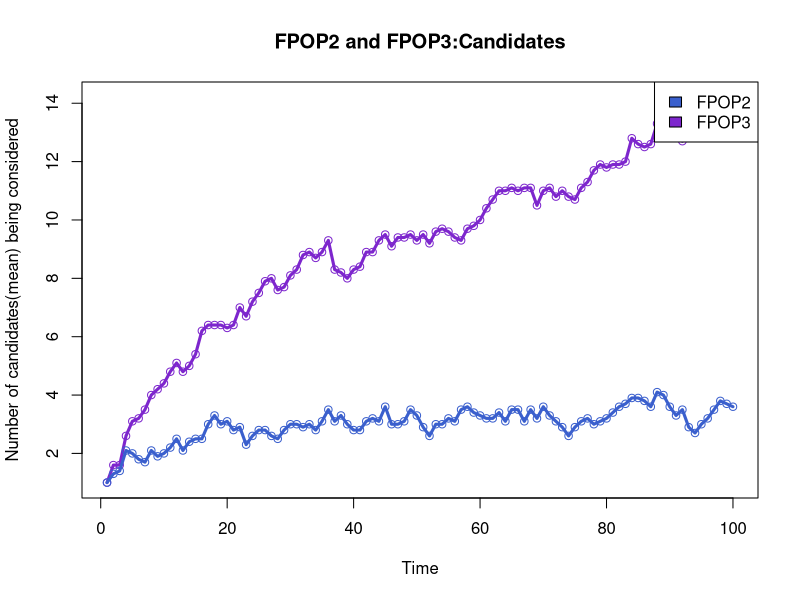

Recreate this plot in R.
CandidatesFPOP2 <- readLines(con = 'FPOP2 Candidates  data100 iter10.txt', n = -1)
CandidatesFPOP3 <- readLines(con = 'FPOP3 Candidates  data100 iter10.txt', n = -1)


CandidatesFPOP2 <- strsplit(CandidatesFPOP2,split = ' ')
CandidatesFPOP3 <- strsplit(CandidatesFPOP3,split = ' ')

CandidatesFPOP2<- sapply(CandidatesFPOP2, FUN = function(x) {as.double(unlist(x))})
CandidatesFPOP3 <- sapply(CandidatesFPOP3, FUN = function(x) {as.double(unlist(x))})

png(filename = "Plot FPOP2 and FPOP3 Candidates comparison data100.png",  width = 1500, height = 1000)

plot(CandidatesFPOP3, main = "FPOP2 and FPOP3:Candidates", xlab = "Time", ylab = "Number of candidates(mean) being considered", col = "purple3")
lines(CandidatesFPOP3, col= "purple3", lwd = 3)
points(CandidatesFPOP2, col= "royalblue3")
lines(CandidatesFPOP2, col= "royalblue3", lwd = 3)
##############
#   legend   #
##############
location = "topright"
labels = c("FPOP2","FPOP3")
colors = c("royalblue3", "purple3")
legend(location, labels, fill = colors)
dev.off()



